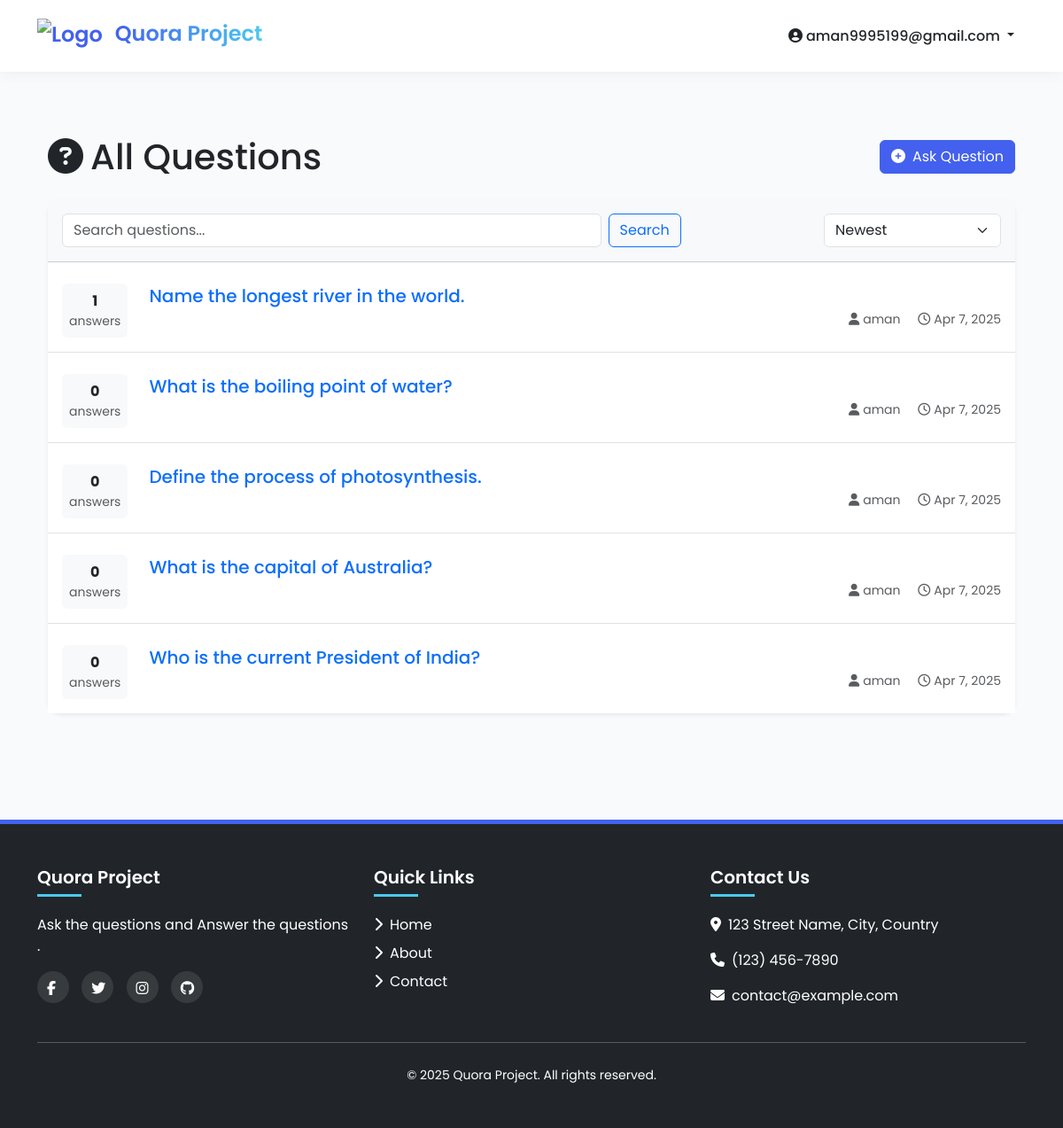
Screenshot of / (signed in) with the database file from the repository.
### qa/models.py (models this page shows, shortened)
class Question(models.Model):
    user = models.ForeignKey(User, on_delete=models.CASCADE)
    title = models.CharField(max_length=255)
    description = models.TextField()
    created_at = models.DateTimeField(auto_now_add=True)

### qa/views.py (the view)
# urls.py: path('', views.home, name='home'),
def home(request):
    search_query = request.GET.get('search', '')
    sort_by = request.GET.get('sort', 'newest')
    questions = Question.objects.all()
    if search_query:
        questions = questions.filter(
            Q(title__icontains=search_query) |
            Q(description__icontains=search_query)
        ).distinct()
    if sort_by == 'newest':
        questions = questions.order_by('-created_at')
    elif sort_by == 'active':
        questions = questions.annotate(answer_count=Count('answers')).order_by('-answer_count')
    elif sort_by == 'votes':
        questions = questions.annotate(vote_count=Count('answers__likes')).order_by('-vote_count')
    elif sort_by == 'unanswered':
        questions = questions.filter(answers__isnull=True).order_by('-created_at')
    else:
        questions = questions.order_by('-created_at')
    paginator = Paginator(questions, 10)
    page = request.GET.get('page')
    try:
        questions = paginator.page(page)
    except PageNotAnInteger:
        questions = paginator.page(1)
    except EmptyPage:
        questions = paginator.page(paginator.num_pages)
    context = {
        'questions': questions,
        'search_query': search_query,
        'sort_by': sort_by,
        'is_paginated': questions.has_other_pages(),
        'page_obj': questions,
    }
    return render(request, 'qa/home.html', context)

### qa/templates/qa/home.html (shortened to what this page needs)
{% extends 'base.html' %}
{% block content %}
<div class="container py-4">
    <div class="d-flex justify-content-between align-items-center mb-4">
        <h1 class="mb-0"><i class="fas fa-question-circle me-2"></i>All Questions</h1>
        <div>
            <a href="{% url 'post_question' %}" class="btn btn-primary">
                <i class="fas fa-plus-circle me-2"></i>Ask Question
            </a>
        </div>
    </div>
    <div class="card shadow-sm border-0">
        <div class="card-header bg-light p-3">
            <div class="row align-items-center">
                <div class="col-md-8">
                    <form class="d-flex" method="get">
                        <input class="form-control me-2" type="search" placeholder="Search questions..." name="search" aria-label="Search">
                        <button class="btn btn-outline-primary" type="submit">Search</button>
                    </form>
                </div>
                <div class="col-md-4 mt-3 mt-md-0">
                    <div class="d-flex justify-content-md-end">
                        <select class="form-select" style="max-width: 200px;">
                            <option value="newest">Newest</option>
                        </select>
                    </div>
                </div>
            </div>
        </div>
        <div class="card-body p-0">
            {% if questions %}
                <ul class="list-group list-group-flush">
                    {% for question in questions %}
                        <li class="list-group-item p-3">
                            <div class="row align-items-center">
                                <div class="col-auto text-center d-none d-md-block">
                                    <div class="bg-light rounded p-2 mt-2">
                                        <div class="fw-bold">{{ question.answers.count|default:"0" }}</div>
                                        <div class="small text-muted">answers</div>
                                    </div>
                                </div>
                                <div class="col">
                                    <h5 class="mb-1">
                                        <a href="{% url 'question_detail' question.pk %}" class="text-decoration-none">
                                            {{ question.title }}
                                        </a>
                                    </h5>
                                    <div class="d-flex align-items-center">
                                        <div class="ms-auto small text-muted">
                                            <span class="d-inline-block me-3">
                                                <i class="fas fa-user me-1"></i>{{ question.user.username }}
                                            </span>
                                            <span class="d-inline-block">
                                                <i class="far fa-clock me-1"></i>{{ question.created_at|date:"M j, Y" }}
                                            </span>
                                        </div>
                                    </div>
                                </div>
                            </div>
                        </li>
                    {% endfor %}
                </ul>
            {% endif %}
        </div>
    </div>
</div>
{% endblock %}

### qa/templates/base.html (shortened to what this page needs)
{% load static %}
<!DOCTYPE html>
<html lang="en">
<head>
    <link rel="stylesheet" href="https://cdnjs.cloudflare.com/ajax/libs/bootstrap/5.3.2/css/bootstrap.min.css">
    <link rel="stylesheet" href="https://cdnjs.cloudflare.com/ajax/libs/font-awesome/6.4.2/css/all.min.css">
</head>
<body>
    <nav class="navbar navbar-expand-lg navbar-light bg-light">
        <div class="container">
            <a class="navbar-brand" href="{% url 'home' %}">
                <img src="https://executive.mit.edu/dw/image/v2/BFHZ_PRD/on/demandware.static/-/Sites-master-catalog-msee/default/dwa0897f02/images/QUE.jpg?sw=400&sh=300"
                     alt="Logo"
                     class="d-inline-block align-text-top me-2"
                     style="height: 40px; width: auto;">
                <span style="background: linear-gradient(to right, #4361ee, #4cc9f0); -webkit-background-clip: text; -webkit-text-fill-color: transparent;">Quora Project</span>
            </a>
            <div class="collapse navbar-collapse" id="navbarNav">
                <ul class="navbar-nav ms-auto">
                    {% if user.is_authenticated %}
                        <li class="nav-item dropdown">
                            <a class="nav-link dropdown-toggle" href="#" role="button" data-bs-toggle="dropdown">
                                <i class="fas fa-user-circle me-1"></i>{{ user.username }}
                            </a>
                        </li>
                    {% endif %}
                </ul>
            </div>
        </div>
    </nav>
    <main class="py-5 fade-in">
        <div class="container">
            {% block content %}
            {% endblock %}
        </div>
    </main>
    <footer class="bg-dark text-white py-5 mt-5">
        <div class="container">
            <div class="row">
                <div class="col-md-4 mb-4 mb-md-0">
                    <h5 class="text-white">Quora Project</h5>
                    <p class="text-white">Ask the questions and Answer the questions .</p>
                    <div class="social-icons mt-3">
                        <a href="#" class="text-white"><i class="fab fa-facebook-f"></i></a>
                        <a href="#" class="text-white"><i class="fab fa-twitter"></i></a>
                        <a href="#" class="text-white"><i class="fab fa-instagram"></i></a>
                        <a href="#" class="text-white"><i class="fab fa-github"></i></a>
                    </div>
                </div>
                <div class="col-md-4 mb-4 mb-md-0">
                    <h5>Quick Links</h5>
                    <ul class="list-unstyled text-white">
                        <li><a href="#" class="text-decoration-none text-white"><i class="fas fa-chevron-right me-2"></i>Home</a></li>
                        <li><a href="#" class="text-decoration-none text-white"><i class="fas fa-chevron-right me-2"></i>About</a></li>
                        <li><a href="#" class="text-decoration-none text-white"><i class="fas fa-chevron-right me-2"></i>Contact</a></li>
                    </ul>
                </div>
                <div class="col-md-4">
                    <h5>Contact Us</h5>
                    <address class="text-white">
                        <p><i class="fas fa-map-marker-alt me-2"></i>123 Street Name, City, Country</p>
                        <p><i class="fas fa-phone me-2"></i>(123) 456-7890</p>
                        <p><i class="fas fa-envelope me-2"></i>contact@example.com</p>
                    </address>
                </div>
            </div>
            <hr class="my-4 bg-secondary">
            <div class="text-center text-white">
                <small>&copy; {% now "Y" %} Quora Project. All rights reserved.</small>
            </div>
        </div>
    </footer>
</body>
</html>

### qa/templates/base.html (style rules this page uses)
:root { --primary-color: #4361ee; --secondary-color: #3f37c9; --accent-color: #4cc9f0; --light-color: #f8f9fa; --dark-color: #212529; }
body { font-family: 'Poppins', sans-serif; background-color: #f9fafb; }
.navbar { padding: 15px 0; background-color: white !important; box-shadow: 0 2px 15px rgba(0, 0, 0, 0.05) !important; }
.navbar-brand { font-weight: 600; color: var(--primary-color); font-size: 1.5rem; }
.nav-link { font-weight: 500; color: var(--dark-color); transition: all 0.3s ease; margin: 0 5px; }
.btn-primary { background-color: var(--primary-color); border-color: var(--primary-color); transition: all 0.3s ease; }
main { min-height: 70vh; }
footer { background: #191c24 !important; color: #fff; border-top: 5px solid var(--primary-color); }
footer h5 { color: white; font-weight: 600; margin-bottom: 20px; position: relative; padding-bottom: 10px; }
footer h5:after { content: ''; position: absolute; bottom: 0; left: 0; width: 50px; height: 3px; background-color: var(--accent-color); }
footer .social-icons a { display: inline-flex; width: 36px; height: 36px; border-radius: 50%; align-items: center; justify-content: center; background-color: rgba(255, 255, 255, 0.1); transition: all 0.3s ease; margin-right: 10px; }
.fa-brands, .fab { font-weight: 400; padding: 11px; }
footer a.text-white { transition: all 0.3s ease; display: inline-block; margin-bottom: 8px; position: relative; }
.card { border: none; border-radius: 15px; box-shadow: 0 5px 15px rgba(0, 0, 0, 0.05); transition: all 0.3s ease; }
.fade-in { animation: fadeIn 0.5s ease-out forwards; }

### rows the page displays
Question: answers.count "1", title "Name the longest river in the world.", user.username "aman", created_at "Apr 7, 2025"
Question: answers.count "0", title "What is the boiling point of water?", user.username "aman", created_at "Apr 7, 2025"
Question: answers.count "0", title "Define the process of photosynthesis.", user.username "aman", created_at "Apr 7, 2025"
Question: answers.count "0", title "What is the capital of Australia?", user.username "aman", created_at "Apr 7, 2025"
Question: answers.count "0", title "Who is the current President of India?", user.username "aman", created_at "Apr 7, 2025"

### other values shown
{{ user.username }} "aman9995199@gmail.com"
